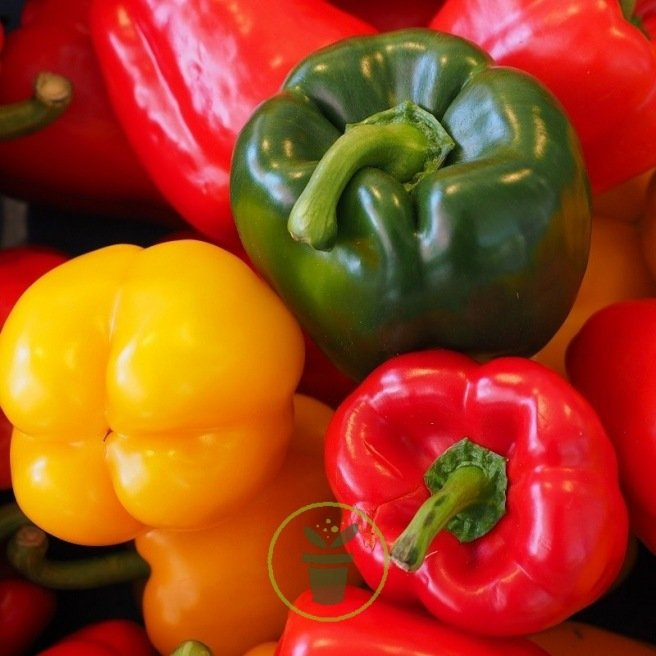
#> input picture poivrons.jpg, 656 x 656 px
$ jupyter execute --allow-errors main.ipynb
#> lines starting #> are read from the running program, lines starting #| are printed output that depends on the picture
[cell 1]
import numpy as np
import matplotlib.pyplot as plt
import scipy.ndimage as ndimage
plt.rcParams['image.cmap'] = 'gray'

# For colorspace conversions in the last section
from skimage.color import rgb2lab,lab2rgb
from skimage.transform import rescale

# Create the futhark instance
from mean_shift import mean_shift
#> (the rest of this cell did not finish here and is left out)

[cell 2]
# Create the random points
data1 = np.concatenate((
    np.random.normal(loc = (0, 0), scale = (1, 1), size = (10000, 2)),
    np.random.normal(loc = (3, 2), scale = (1, 1), size = (10000, 2))
)).astype(np.float32)
data2 = np.concatenate((
    np.random.normal(loc = (0, 0), scale = (1, 1), size = (10000, 2)),
    np.random.normal(loc = (4, 4), scale = (1, 1), size = (10000, 2))
)).astype(np.float32)

# Plot the points
plt.title("data 1")
plt.scatter(data1[:, 0], data1[:, 1])
plt.show()
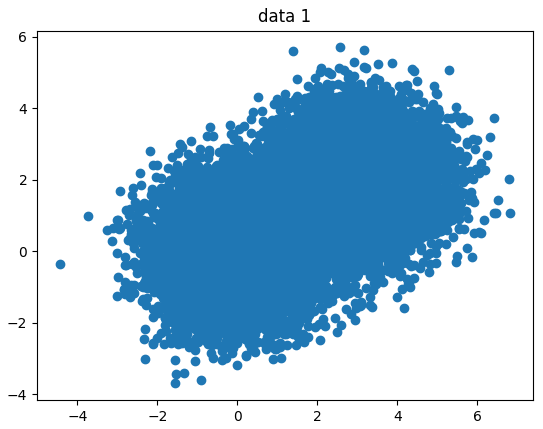
#> figure drawn by matplotlib, 1 panel

plt.title("data 2")
plt.scatter(data2[:, 0], data2[:, 1])
plt.show()
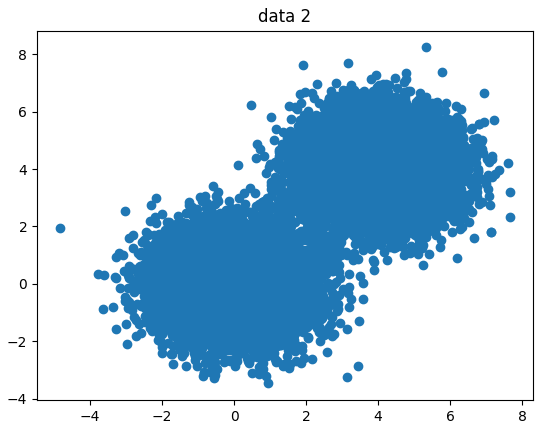
#> figure drawn by matplotlib, 1 panel

[cell 3]
# We can try to make it so that the distance between the two clusters is the same along each axis (X and Y),
# and make sigma smaller than the distance between the means (so that we can still seperate the clusters).
# I thus chose half of the distance between the means, along each axis.
sigma1 = np.array([1.5, 1], dtype = np.float32)
sigma2 = np.array([2, 2], dtype = np.float32)

[cell 4]
def visualize_clustering(data, sigma):
    modes, labels = fut.cluster_2D(data, sigma)
    modes, labels = modes.get(), labels.get()
    for k in range(len(modes)):
        data_k = np.array([data[i] for i in range(len(data)) if labels[i] == k])
        plt.scatter(data_k[:, 0], data_k[:, 1], marker = 'x')
    plt.scatter(modes[:, 0], modes[:, 1], c = 'r', marker = 'o')
    plt.title("Mean shift clustering: sigma=(%.1f,%.1f), %d modes" % (sigma[0], sigma[1], len(modes)))
    plt.show()

#> (the rest of this cell did not finish here and is left out)

[cell 5]
# Load the image and visualize the lightness (L*) channel.
img_raw = plt.imread('poivrons.jpg')
#> img_raw is the input picture: shape (656, 656, 3); mean R, G, B 159.6, 68.6, 27.1
img_red   = rescale(img_raw[:, :, 0], 0.5, anti_aliasing = True)
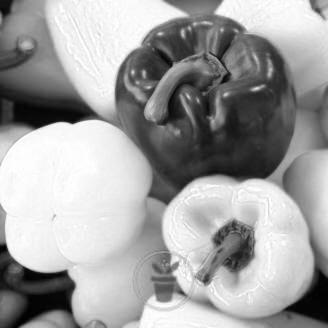
#> img_red: shape (328, 328) float64; min 0.000318, max 1, mean 0.626
img_green = rescale(img_raw[:, :, 1], 0.5, anti_aliasing = True)
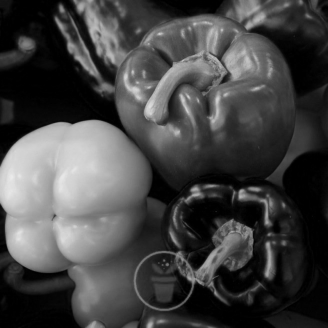
#> img_green: shape (328, 328) float64; min 0, max 0.921, mean 0.269
img_blue  = rescale(img_raw[:, :, 2], 0.5, anti_aliasing = True)
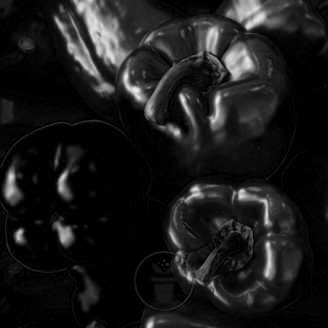
#> img_blue: shape (328, 328) float64; min 0, max 0.934, mean 0.106
img_rgb = np.dstack((img_red, img_green, img_blue))
plt.imshow(img_rgb)
plt.show()

[cell 6]
# Create the (NM, 5) data array
def create_features(img_lab):
    (n, m, k) = img_lab.shape
#> n = 328; m = 328; k = 3
    xx, yy = np.meshgrid(np.arange(n), np.arange(m), indexing = 'ij')
    xx = xx.reshape(n * m, 1)
    yy = yy.reshape(n * m, 1)
    img_flat = img_lab.reshape(n * m, k)
    return np.concatenate((img_flat, xx, yy), axis = -1)

def segment(img_rgb, sigma):
    img_lab = rgb2lab(img_rgb)
    data = create_features(img_lab)

    modes, labels = fut.cluster_5D(data.astype(np.float32), sigma.astype(np.float32))
    modes, labels = modes.get(), labels.get()

    labels = labels.reshape((img_lab.shape[0], img_lab.shape[1]))
    mode_colors = modes[:, :3]

    img_seg = mode_colors[labels]
    plt.title("Segmented image (%s modes)" % len(modes))
    plt.imshow(lab2rgb(img_seg))
    plt.show()

[cell 7]
data = create_features(rgb2lab(img_rgb))

# Choose values for sigma.
# For the L*, a* and b* axes I choose a fraction of the range that the values can take.
# For the x and y axes I choose a fraction of the image size.
# We want the same sigma for the a* and b* axes. We also want the same sigma for the x and y axes.
(n, m, k) = img_rgb.shape
#> n = 328; m = 328; k = 3
L = 100
a = np.max(np.abs(data[:, 1]))
#> a = 79.29
b = np.max(np.abs(data[:, 2]))
#> b = 86.87
sigma = 0.1 * np.array([L, max(a, b), max(a, b), max(n, m), max(n, m)], dtype = np.float32)
#> sigma = [10, 8.69, 8.69, 32.8, 32.8]

#> (a cell that did not finish here is left out)

#> in segment, `img_lab = rgb2lab(img_rgb)`: img_lab: shape (328, 328, 3) float64; mean of channels 0, 1, 2 43.3, 29.9, 41.3
